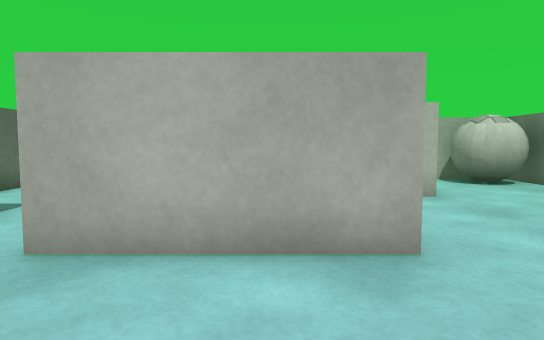
[1] (above)

15 first-person views from a walk through a 3-D level made in the Unity game engine. The camera is 0.55 m above the floor, tilts 4° down and sees 75° across. The floor is counted in squares, 0.5 m on a side. Each view is taken from the middle of a square. On the plan, view 1 faces up. The plan holds only what a view shows up to about 13 squares ahead; the rest is blank. The place goes on beyond the plan. Surface patterns are stand-ins for the level's own textures.

[2]
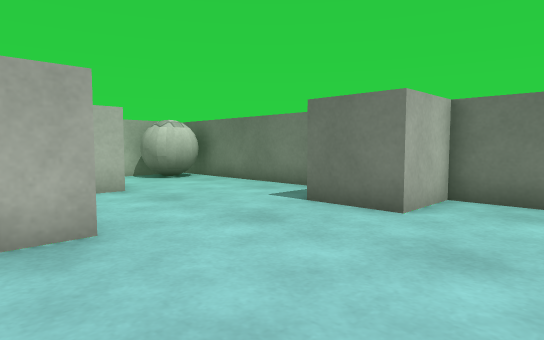

[3]
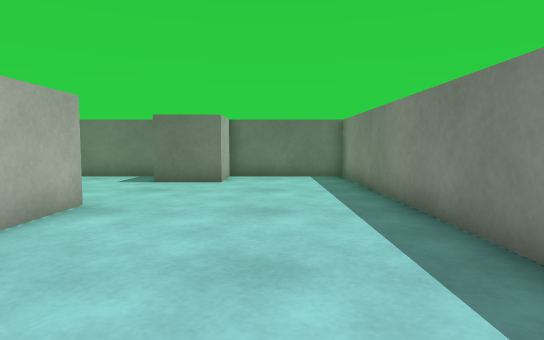

[4]
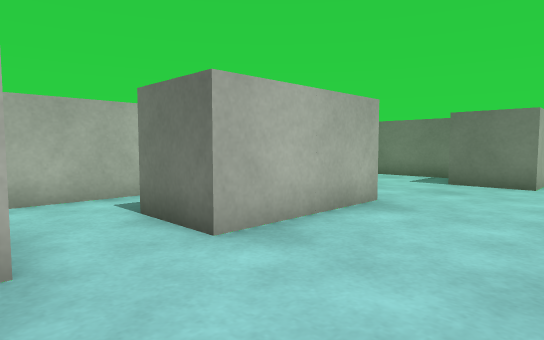

[5]
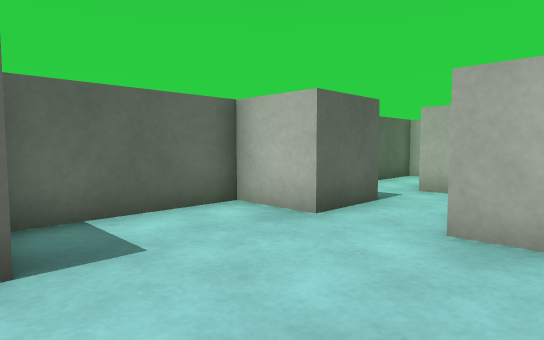

[6]
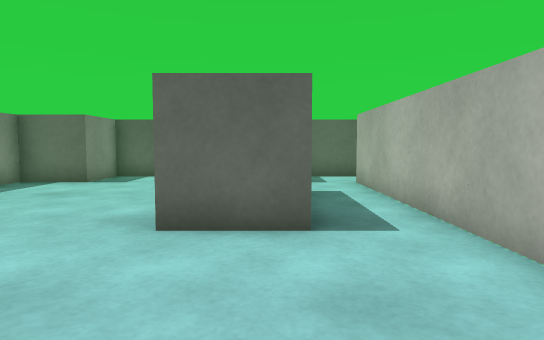

[7]
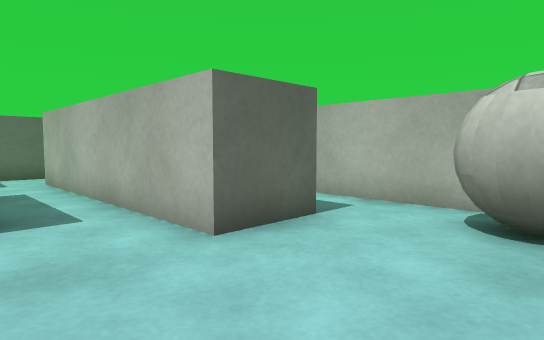

[8]
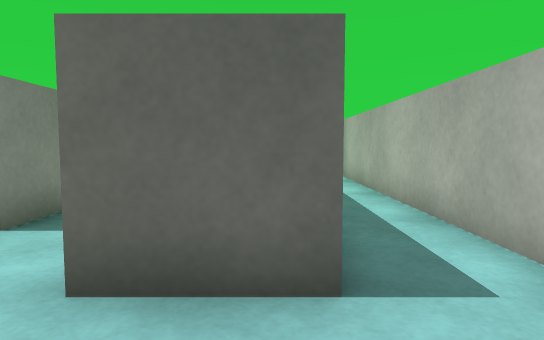

[9]
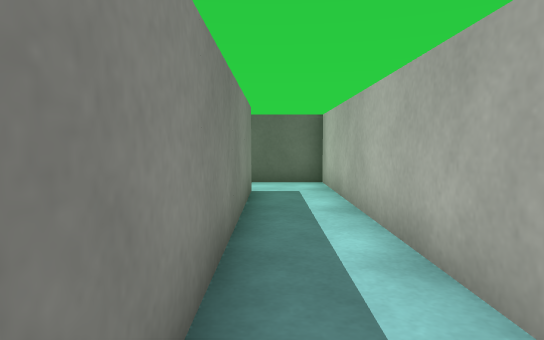

[10]
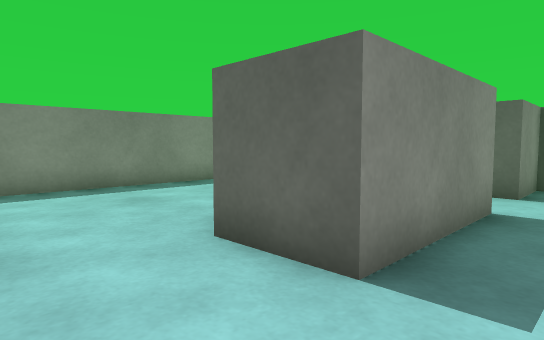

[11]
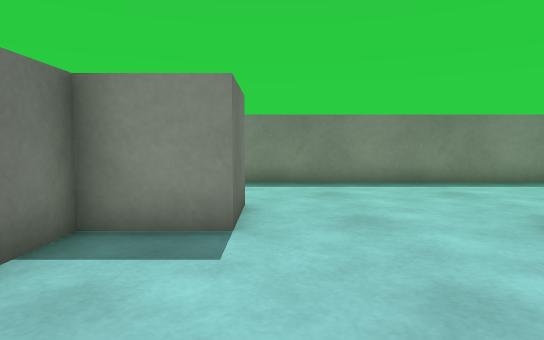

[12]
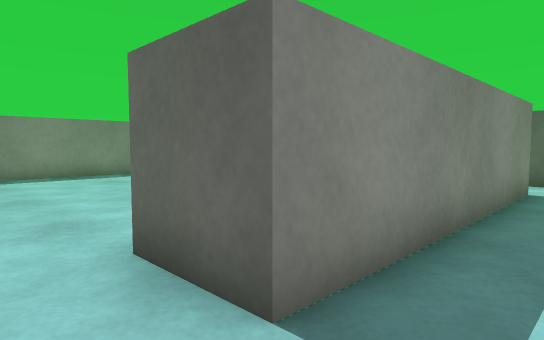

[13]
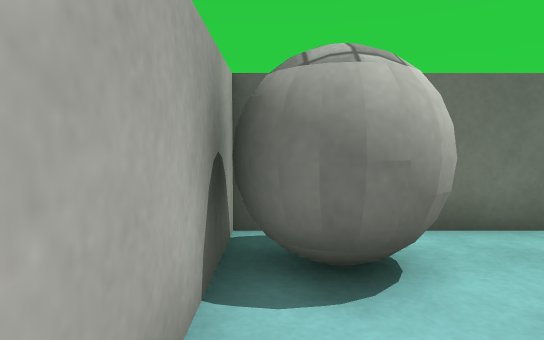

[14]
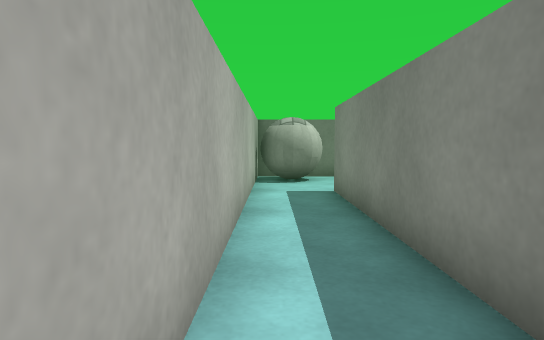

[15]
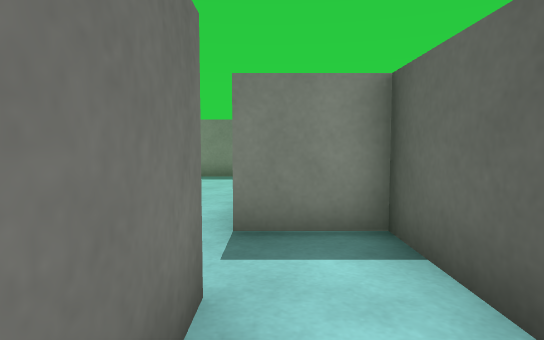

### Floor plan
Points are (right, up) in squares from view 1. A wall is a line through its corners. A room is listed if a view was taken in it or the views show most of it. See-through windows are left out.
Room 1 (views 1, 2, 3, 4, 5, 6, 7, 8, 9, 10, 11, 12, 13, 14, 15)
walls: (1.5, 3.5) (-2.5, 3.5) (-2.5, 5.5) (1.5, 5.5) (1.5, 3.5); (5.5, 3.5) (7.5, 3.5) (7.5, 11.5) (-6.5, 11.5) (-6.5, 5.5) (-4.5, 5.5) (-4.5, 3.5) (-6.5, 3.5) (-6.5, -0.5) (-4.5, -0.5) (-4.5, -2.5) (7.5, -2.5) (7.5, 1.5) (5.5, 1.5) (5.5, 3.5); (3.5, 7.5) (-4.5, 7.5) (-4.5, 9.5) (3.5, 9.5) (3.5, 7.5)
objects: ball (5, 10) to (7, 11)

Positions as (right, up) in squares from view 1, and headings:
1: (0, 0), facing up
2: (0, -1), facing up-right
3: (-5, 0), facing right
4: (-5, 0), facing up-right
5: (-1, -1), facing up-left
6: (6, 5), facing left
7: (7, 5), facing up-left
8: (6, 9), facing left
9: (4, 10), facing left
10: (4, 7), facing down-left
11: (5, 8), facing down
12: (5, 11), facing down-left
13: (3, 11), facing right
14: (-5, 11), facing right
15: (-5, 10), facing down
